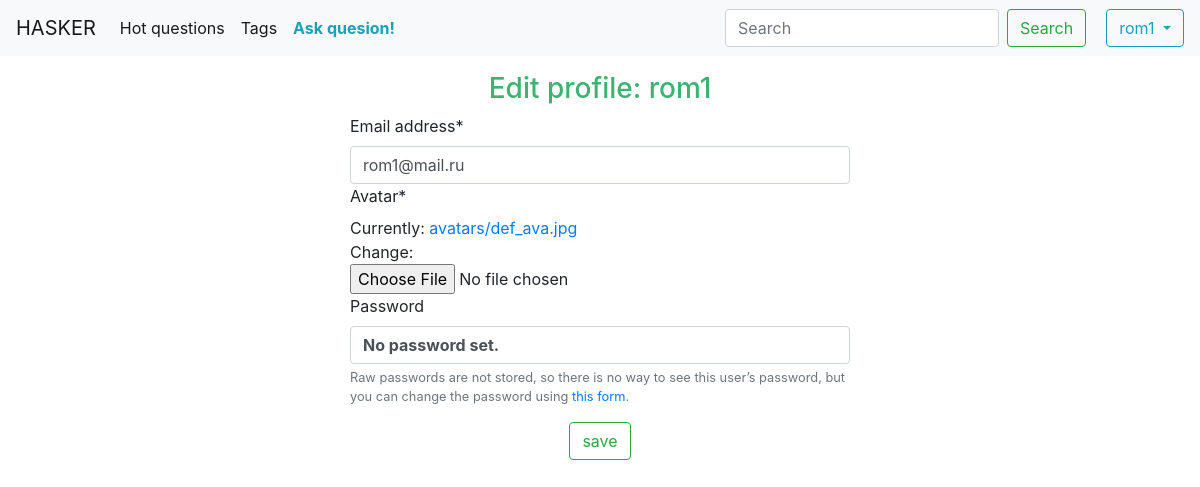
The app's page /hasker/auth/profile/update/ (signed in), older data.
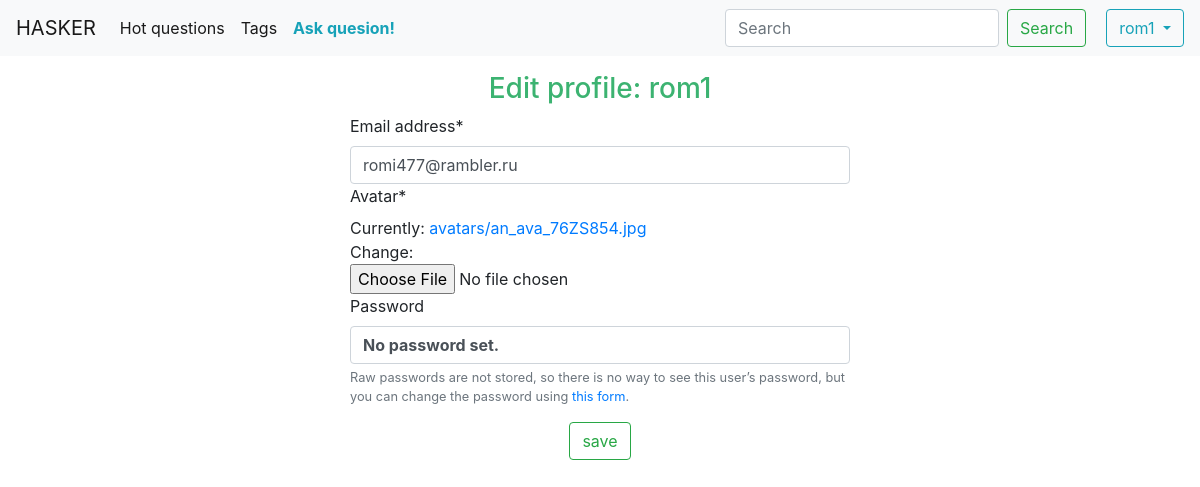
The same page, newer data.
### authorization/models.py (models this page shows, shortened)
class Person(AbstractUser):
    class Meta:
        verbose_name = 'Person'
    email = models.EmailField(max_length=254, unique=True, verbose_name='email address')
    avatar = models.ImageField(upload_to='avatars/', default='avatars/def_ava.jpg')

### authorization/views.py (the view, shortened to what this page needs)
# urls.py: path('profile/update/', UpdateProfile.as_view(), name='update_profile'),
class UpdateProfile(View):
    def get(self, request):
        person = Person.objects.get(username=request.user.username)
        bound_form = PersonProfile(instance=person)
        return render(request, 'authorization/profile_update.html', {'form': bound_form, 'person': person})

### authorization/forms.py
class PersonProfile(UserChangeForm):
    class Meta:
        model = Person
        fields = ('email', 'avatar')

### authorization/templates/authorization/profile_update.html (shortened to what this page needs)
{% extends 'authorization/base_auth.html' %}
{% load crispy_forms_tags %}
{% block content %}
    <h3 style="text-align: center; color: MediumSeaGreen; margin-top: 16px;">Edit profile: {{ person.username }}</h3>
    <form action="{% url 'update_profile' %}" enctype="multipart/form-data" method="post">
        {{ form|crispy }}
        <div class="col text-center" id="row1">
            <input type ="submit" class="btn btn-outline-success" id="btn1" value ="save"/>
        </div>
    </form>
{% endblock %}

### authorization/templates/authorization/base_auth.html (shortened to what this page needs)
{% extends 'global_template.html' %}
{% block authorization %}
    {% if request.user.is_authenticated %}
        <div class="dropdown">
            <button class="btn btn-outline-info dropdown-toggle" type="button" id="dropdownMenuButton" data-toggle="dropdown" aria-haspopup="true" aria-expanded="false">
                {{ request.user.username }}
            </button>
        </div>
    {% endif %}
{% endblock %}

Row changes from the older to the newer data that the page shows:
changed Person "rom1": email "rom1@mail.ru" → "romi477@rambler.ru"
Text that changed along with them:
text no longer shown: "Email address * Avatar * Currently: avatars/def_ava.jpg Change: Password No password set. Raw passwords are not stored, so there is no way to see this user’s password, but you can change the password using this form ."
text now shown: "Email address * Avatar * Currently: avatars/an_ava_76ZS854.jpg Change: Password No password set. Raw passwords are not stored, so there is no way to see this user’s password, but you can change the password using this form ."
